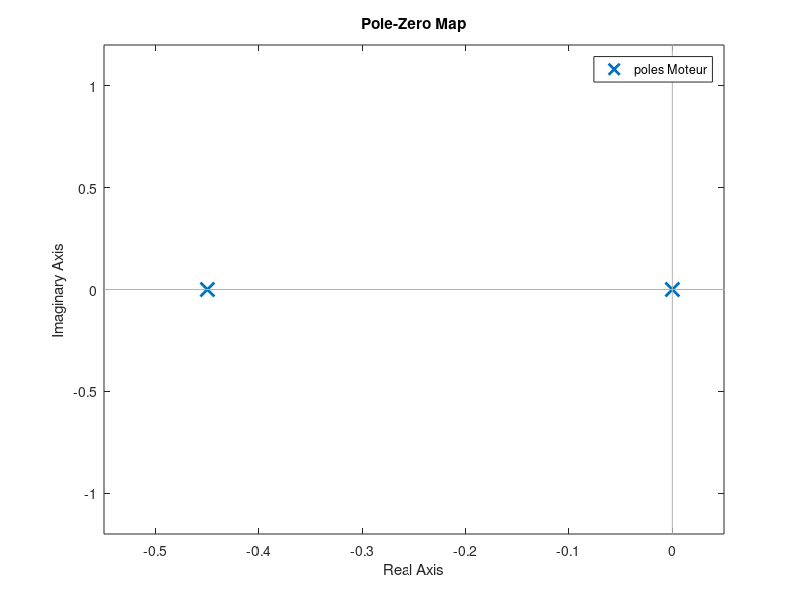
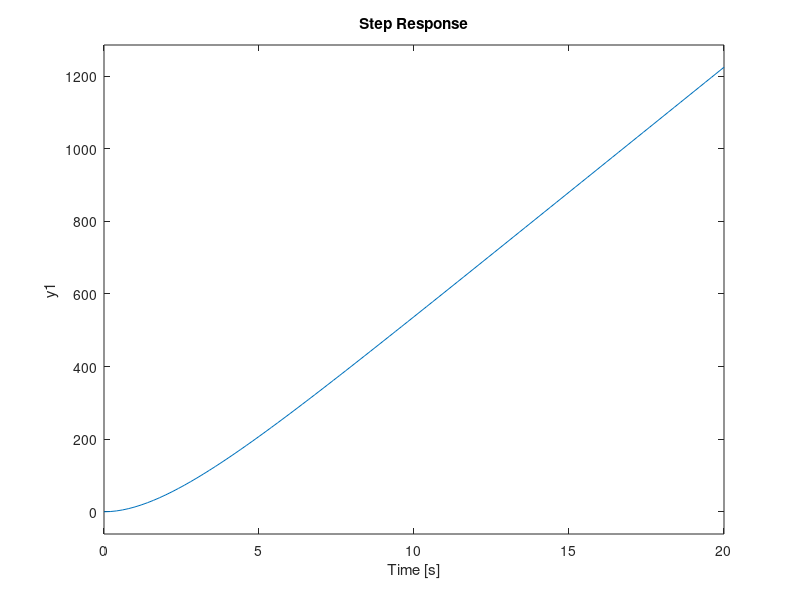
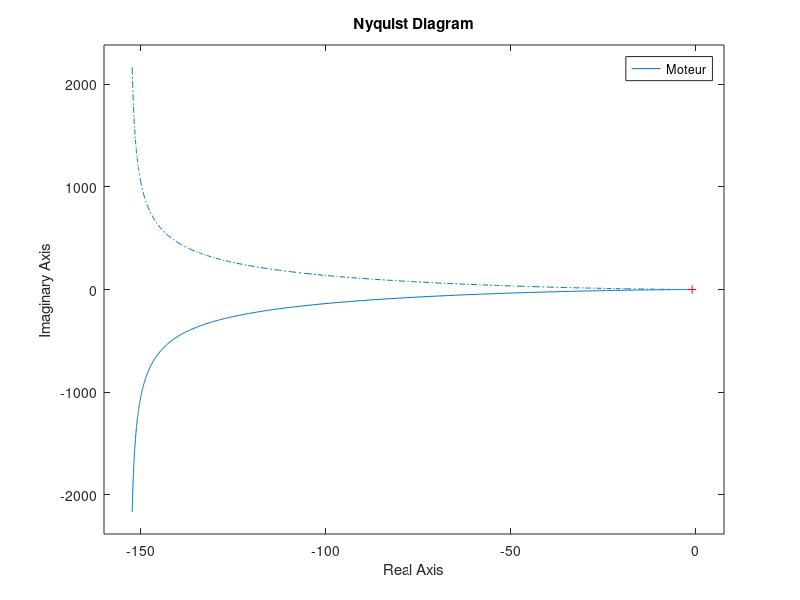
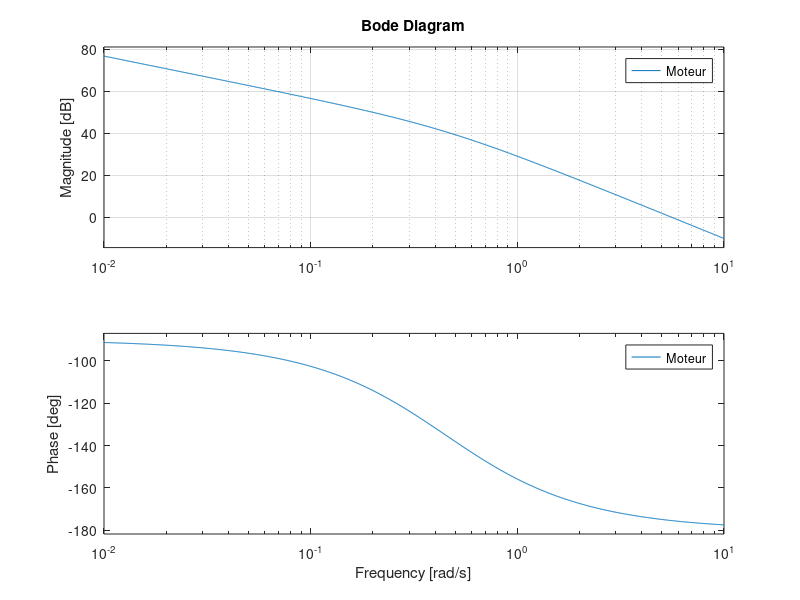

The MATLAB source for these figures, in order:
% GEP2014L Automatique
% Commande Servo

%% Analyse du modele entree-sortie du systeme
% Définition du système
s = tf("s");
a = 0.45;
b = 31;
Moteur = b/(s*(s+a));

% Diagramme des poles
figure("Name", "Diagramme des poles");
pzmap(Moteur);
grid;

% Réponse indicielle
figure("Name", "Réponse indicielle");
step(Moteur);
grid;

% Lieu de Nyquist
figure("Name", "Lieu de Nyquist");
nyquist(Moteur);
grid;

% Diagramme de Bode
figure("Name", "Diagramme de Bode");
bode(Moteur);
grid;

%% Commande proportionelle
% Boucle ouverte
Kc = 1;
H0 = (Kc*b)/(s*(s+a));

% Lieu des poles en boucle ouverte
figure("Name","Lieu des poles en boucle ouverte");
rlocus(H0);
grid;

% Diagramme de Bode en boucle ouverte
figure("Name", "Diagramme de Bode en boucle ouverte");
bode(H0);
grid;